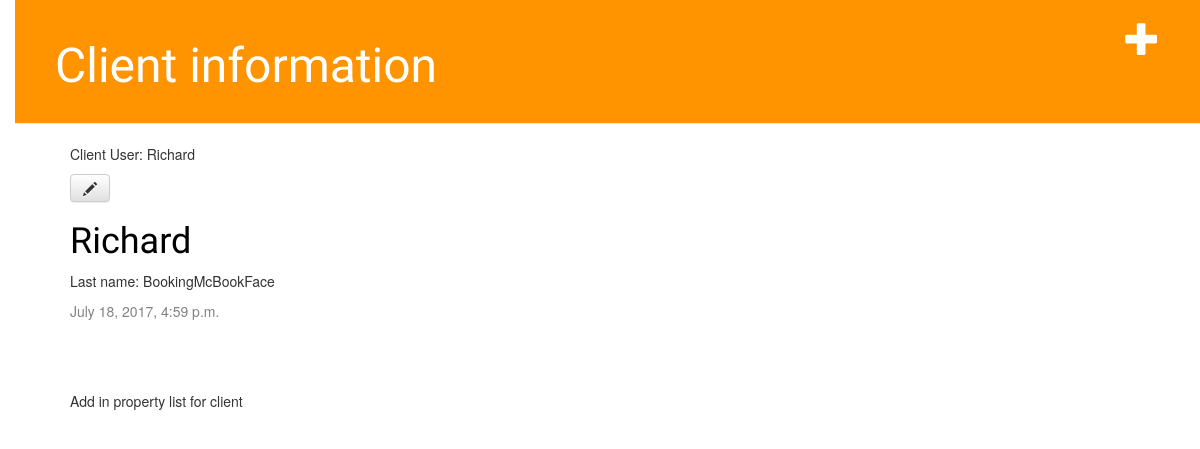
Page /client/1/ on the earlier database version.
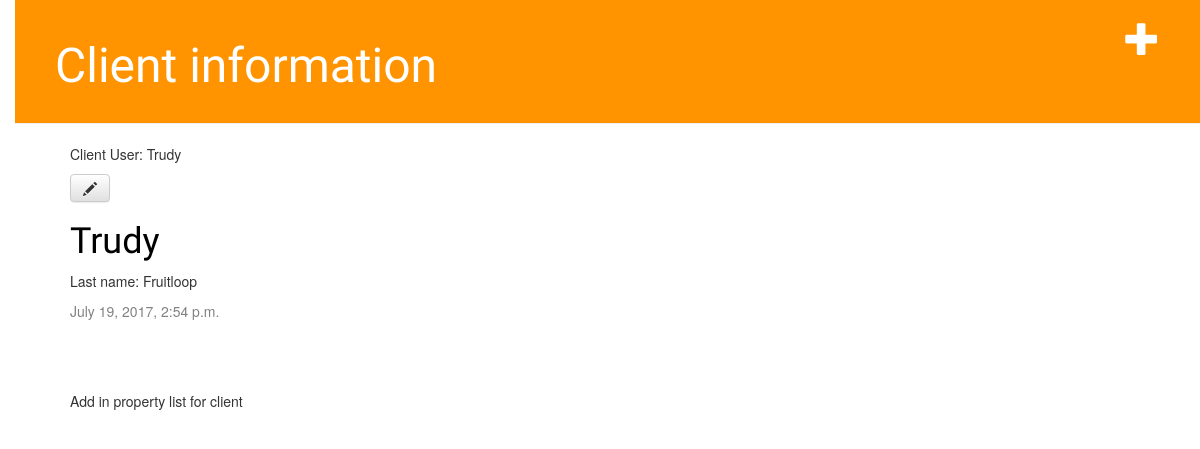
Same page on the later database version.
### booking/models.py (models this page shows, shortened)
class Client(models.Model):
    clients = models.ForeignKey('auth.User')
    email = models.EmailField(('email address'), max_length=254, unique=True)
    first_name = models.CharField(('first name'), max_length=30, blank=True)
    last_name = models.CharField(('last name'), max_length=30, blank=True)
    date_joined = models.DateTimeField(('date joined'), default=timezone.now)
    is_staff = models.BooleanField(('staff status'), default=False,
        help_text=('Designates whether the user can log into this admin '
                    'site.'))
    is_active = models.BooleanField(('active'), default=True,
        help_text=('Designates whether this user should be treated as '
                    'active. Unselect this instead of deleting accounts.'))
    def __str__(self):
            return self.first_name

### booking/views.py (the view)
# urls.py: url(r'^client/(?P<pk>\d+)/$', views.client_detail, name='client_detail'),
def client_detail(request, pk):
    clients = get_object_or_404(Client, pk=pk)
    return render(request, 'booking/client_detail.html', {'clients': clients})

### booking/templates/booking/client_detail.html
{% extends 'booking/base.html' %}
{% block content %}
    <div class='client'>
      <p>Client User: {{ clients }}</p>
      <a class="btn btn-default" href="{% url 'client_edit' pk=clients.pk %}"><span class="glyphicon glyphicon-pencil"></span></a>
      <h1><a href="">{{ clients.first_name }}</a></h1>
      <p>Last name: {{ clients.last_name}}</p>
      <div class='date'>
        <p>{{ clients.date_joined }}</p>
      </div>
    </div>
    <p> Add in property list for client </p>
{%endblock%}

Differences in the rows shown:
changed Client: first_name "Richard" → "Trudy"; last_name "BookingMcBookFace" → "Fruitloop"; date_joined "July 18, 2017, 4:59 p.m." → "July 19, 2017, 2:54 p.m."
